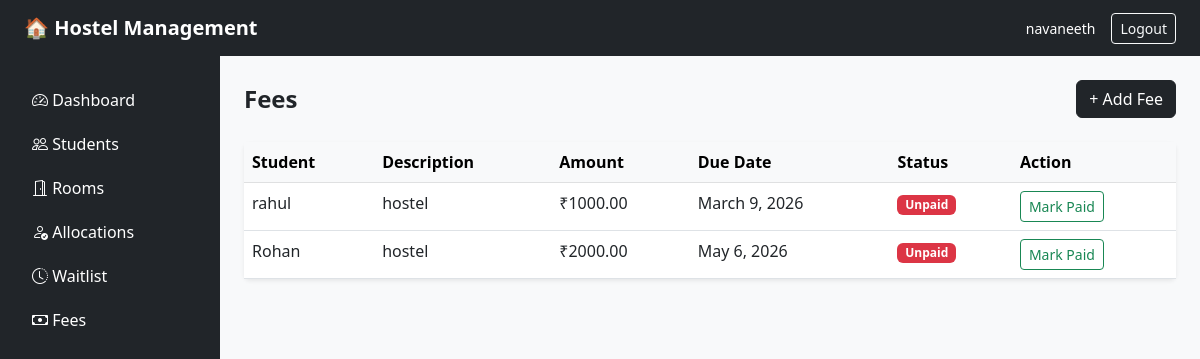
The page /fees/ (signed in) on the database as committed earlier.
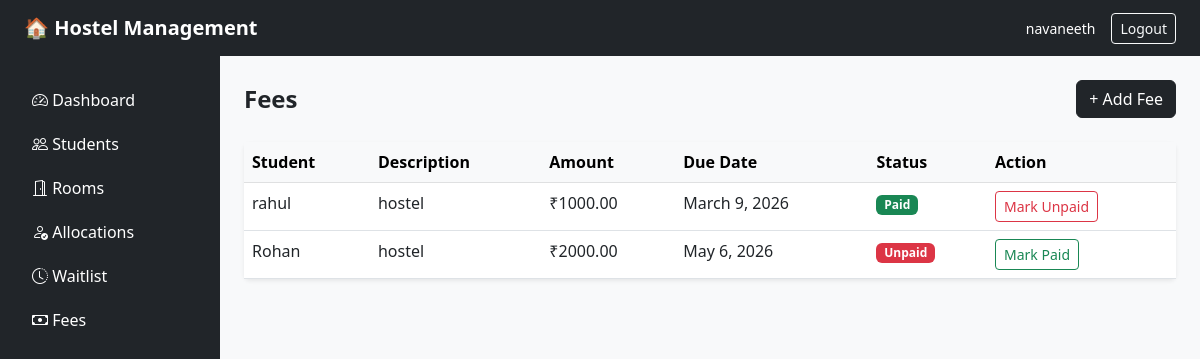
The same page on the database as committed later.
### allocation/models.py (models this page shows, shortened)
class Fee(models.Model):
    STATUS_CHOICES = [
        ('Paid', 'Paid'),
        ('Unpaid', 'Unpaid'),
    ]
    student = models.ForeignKey(Student, on_delete=models.CASCADE)
    description = models.CharField(max_length=200)  # e.g. "Hostel Fee - June 2025"
    amount = models.DecimalField(max_digits=10, decimal_places=2)
    due_date = models.DateField()
    status = models.CharField(max_length=10, choices=STATUS_CHOICES, default='Unpaid')

class Student(models.Model):
    GENDER_CHOICES = [
        ('Male', 'Male'),
        ('Female', 'Female'),
    ]
    user = models.OneToOneField(User, on_delete=models.CASCADE)
    name = models.CharField(max_length=100)
    roll_number = models.CharField(max_length=20, unique=True)
    gender = models.CharField(max_length=10, choices=GENDER_CHOICES)
    course = models.CharField(max_length=100)
    year = models.PositiveIntegerField()
    contact = models.CharField(max_length=15)
    email = models.EmailField(unique=True)

### allocation/views.py (the view)
# urls.py: path('fees/', views.fee_list, name='fee_list'),
@login_required
def fee_list(request):
    if not is_admin(request.user):
        return redirect('student_dashboard')
    fees = Fee.objects.select_related('student').all().order_by('due_date')
    return render(request, 'allocation/fee_list.html', {'fees': fees})

### allocation/views.py (called while the page is built)
def is_admin(user):
    return user.is_staff

### allocation/templates/allocation/fee_list.html (shortened to what this page needs)
{% extends 'allocation/base.html' %}
{% block content %}
<div class="d-flex justify-content-between align-items-center mb-4">
    <h4 class="fw-bold mb-0">Fees</h4>
    <a href="{% url 'fee_add' %}" class="btn btn-dark">+ Add Fee</a>
</div>
<div class="card border-0 shadow-sm">
    <div class="card-body p-0">
        <table class="table table-hover mb-0">
            <thead class="table-light">
                <tr>
                    <th>Student</th>
                    <th>Description</th>
                    <th>Amount</th>
                    <th>Due Date</th>
                    <th>Status</th>
                    <th>Action</th>
                </tr>
            </thead>
            <tbody>
                {% for fee in fees %}
                <tr>
                    <td>{{ fee.student.name }}</td>
                    <td>{{ fee.description }}</td>
                    <td>₹{{ fee.amount }}</td>
                    <td>{{ fee.due_date }}</td>
                    <td>
                        {% if fee.status == 'Paid' %}
                            <span class="badge bg-success">Paid</span>
                        {% else %}
                            <span class="badge bg-danger">Unpaid</span>
                        {% endif %}
                    </td>
                    <td>
                        <form method="post" action="{% url 'fee_toggle' fee.pk %}">
                            {% if fee.status == 'Unpaid' %}
                                <button type="submit" class="btn btn-sm btn-outline-success">Mark Paid</button>
                            {% else %}
                                <button type="submit" class="btn btn-sm btn-outline-danger">Mark Unpaid</button>
                            {% endif %}
                        </form>
                    </td>
                </tr>
                {% empty %}
                <tr><td colspan="6" class="text-center text-muted py-3">No fees added yet.</td></tr>
                {% endfor %}
            </tbody>
        </table>
    </div>
</div>
{% endblock %}

Rows that differ between the two databases and show on the page:
changed Fee "March 9, 2026": status "Unpaid Mark Paid" → "Paid Mark Unpaid"
